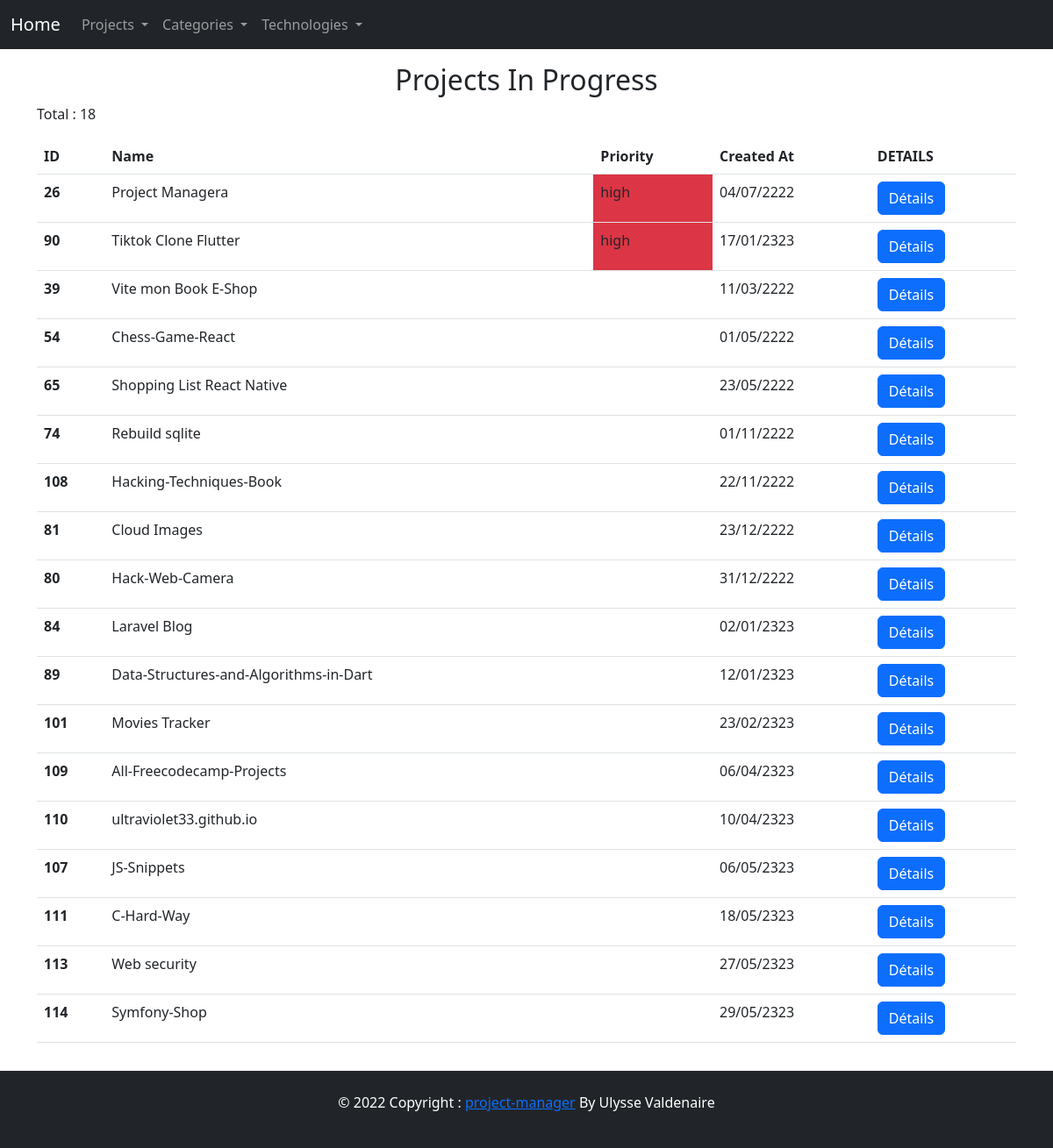
The app's page /projects/in-progress, older data.
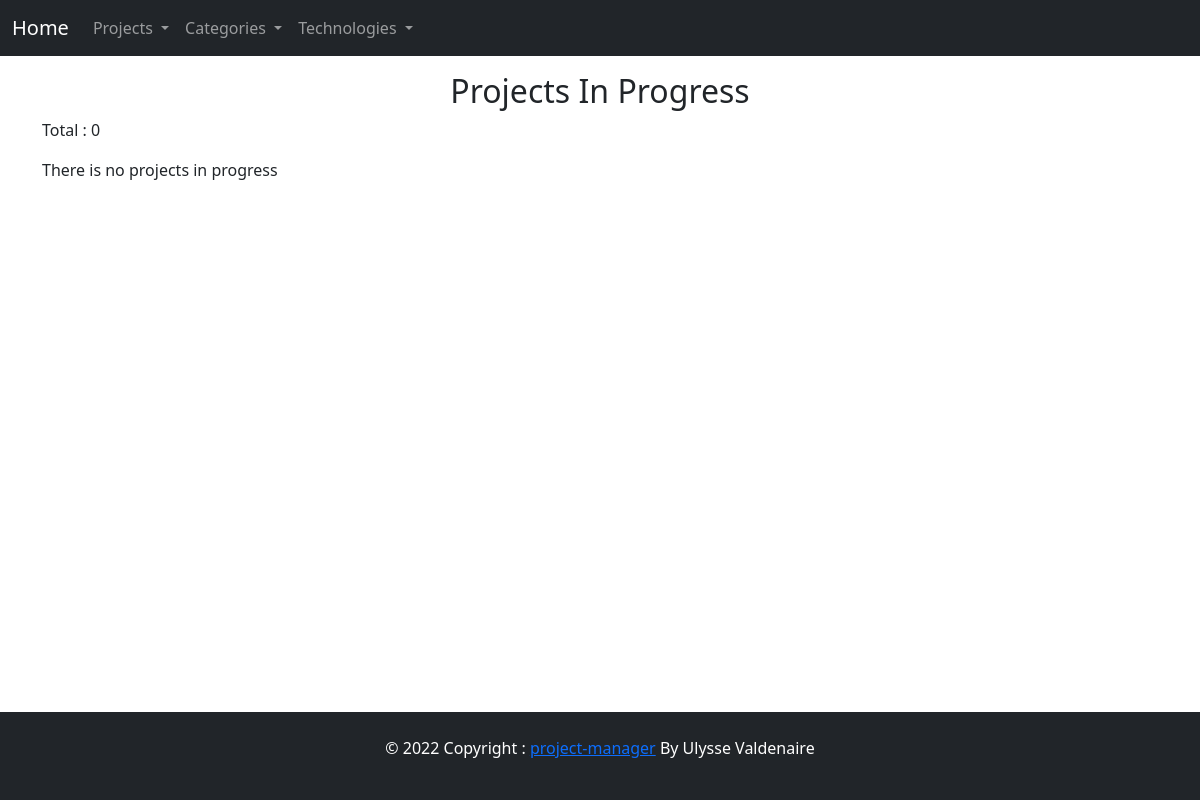
The same page, newer data.
### tables this page shows
CREATE TABLE IF NOT EXISTS `projects` (
  `id_project` int(11) NOT NULL AUTO_INCREMENT,
  `name` varchar(100) NOT NULL,
  `description` text,
  `created_at` date NOT NULL,
  `status` tinyint(1) NOT NULL DEFAULT '0',
  `github_link` varchar(100) DEFAULT NULL,
  `priority` tinyint(4) NOT NULL DEFAULT '0',
  `github_portfolio` tinyint(4) NOT NULL DEFAULT '0',
  PRIMARY KEY (`id_project`) USING BTREE
);

### App/Router/Router.php (called while the page is built, shortened)
<?php
class Router
{
    private array $routes = [];
    public function register(string $path, callable|array $action, string $requestedMethod): void
    {
        $this->routes[$requestedMethod][$path] = $action;
    }
    public function resolve(string $method, string $uri): mixed
    {
        $path = explode('?', $uri)[0];
        $action = $this->routes[$method][$path] ?? null;
        if (is_array($action)) {
            [$class, $classMethod] = $action;
            if (class_exists($class) && method_exists($class, $classMethod)) {
                $controller = new $class();
                return call_user_func_array([$controller, $classMethod], []);
            }
        }
    }
}

### public/index.php (called while the page is built, shortened)
<?php
$router = new Router();
$router->get('/', ['App\Controllers\ProjectController', 'index']);
$router->get('/projects', ['App\Controllers\ProjectController', 'index']);
$router->get('/projects/details', ['App\Controllers\ProjectController', 'details']);
$router->get('/projects/create', ['App\Controllers\ProjectController', 'create']);
$router->post('/projects/create', ['App\Controllers\ProjectController', 'create']);
$router->get('/projects/in-progress', ['App\Controllers\ProjectController', 'getProjectsInProgress']);
$router->get('/projects/portfolio', ['App\Controllers\ProjectController', 'getProjectsPortfolio']);
$router->get('/projects/commit-portfolio', ['App\Controllers\ProjectController', 'commitPortfolio']);
$router->get('/projects/edit', ['App\Controllers\ProjectController', 'edit']);
$router->post('/projects/edit', ['App\Controllers\ProjectController', 'edit']);
$router->post('/projects/delete', ['App\Controllers\ProjectController', 'delete']);
$router->get('/api/projects/all', ['App\Controllers\ProjectController', 'apiGetAllProjects']);
$router->get('/api/projects/category', ['App\Controllers\ProjectController', 'apiGetProjectsByCategory']);
$router->get('/api/projects/status', ['App\Controllers\ProjectController', 'apiGetProjectsByStatus']);
$router->get('/api/projects/single-project', ['App\Controllers\ProjectController', 'getSingleProjectJSON']);
$router->post('/api/projects/edit', ['App\Controllers\ProjectController', 'apiEdit']);
$router->get('/categories', ['App\Controllers\CategoryController', 'index']);
$router->get('/categories/index', ['App\Controllers\CategoryController', 'index']);
$router->get('/categories/create', ['App\Controllers\CategoryController', 'create']);
$router->post('/categories/create', ['App\Controllers\CategoryController', 'create']);
$router->get('/categories/edit', ['App\Controllers\CategoryController', 'edit']);
$router->post('/categories/edit', ['App\Controllers\CategoryController', 'edit']);
$router->post('/categories/delete', ['App\Controllers\CategoryController', 'delete']);
$router->get('/techs', ['App\Controllers\TechController', 'index']);
$router->get('/techs/all', ['App\Controllers\TechController', 'index']);
$router->get('/techs/create', ['App\Controllers\TechController', 'create']);
$router->post('/techs/create', ['App\Controllers\TechController', 'create']);
$router->get('/techs/edit', ['App\Controllers\TechController', 'edit']);
$router->post('/techs/edit', ['App\Controllers\TechController', 'edit']);
$router->post('/techs/delete', ['App\Controllers\TechController', 'delete']);
(new App($router, ["method" => $_SERVER["REQUEST_METHOD"], "uri" => $_SERVER["REQUEST_URI"]]))->run();

### App/Core/Database/Database.php (called while the page is built, shortened)
<?php
class Database
{
    private ?PDO $PDOInstance = null;
    private static ?self $instance = null;
    private function __construct()
    {
        try {
            $string = Config::getValue('db_type') . ":host=" . Config::getValue('db_host') . ";dbname=" . Config::getValue('db_name');
            $this->PDOInstance  = new PDO($string, Config::getValue('db_user'), Config::getValue('db_password'), [
                PDO::ATTR_ERRMODE => PDO::ERRMODE_EXCEPTION
            ]);
        } catch (Exception $e) {
            echo "an error";
        }
    }
    public static function getInstance(): self
    {
        if (is_null(self::$instance)) {
            self::$instance = new Database();
        }
        return self::$instance;
    }
    public function read(string $query,  array $data = array()): array
    {
        $statement = $this->PDOInstance->prepare($query);
        $statement->execute($data);
        return $statement->fetchAll(PDO::FETCH_OBJ);
    }
}

### App/Core/Database/Config.php (called while the page is built, shortened)
<?php
class Config
{
    private static $instance;
    public static array $dbConfig;
    private function __construct()
    {
        self::$dbConfig['db_name'] = "projects-manager-prod";
        self::$dbConfig['db_type'] = "mysql";
        self::$dbConfig['db_host'] = "localhost";
        self::$dbConfig['db_user'] = "root";
        self::$dbConfig['db_password'] = "";
    }
    private static function init(): self
    {
        if (is_null(self::$instance)) {
            self::$instance = new self();
        }
        return self::$instance;
    }
    public static function getValue(string $key): string
    {
        return self::$dbConfig[$key];
    }
}

### App/Models/Project.php (called while the page is built, shortened)
<?php
class Project extends Model
{
    public function selectProjectsInProgress(): array
    {
        $query = "SELECT * FROM projects WHERE status = 0 ORDER BY priority DESC, created_at";
        return $this->db->read($query);
    }
}

### App/Models/Model.php (called while the page is built, shortened)
<?php
abstract class Model
{
    public function __construct()
    {
        $this->db = Database::getInstance();
    }
    private function setTableName(): string
    {
        return strtolower(explode("\\", get_class($this))[2] . 's');
    }
    private function setId(): string
    {
        $table = strtolower(explode("\\", get_class($this))[2]);
        return "id_" . $table;
    }
}

### App/Core/Render.php (called while the page is built, shortened)
<?php
class Render
{
    private string $viewPath;
    public function __construct(string $viewPath, ?array $args = [])
    {
        $this->viewPath = $viewPath;
    }
    public function view(): string
    {
        require BASE_VIEW_PATH . 'layouts\header.php';
        require BASE_VIEW_PATH . $this->viewPath . '.php';
        require BASE_VIEW_PATH . 'layouts\footer.php';
        return ob_get_clean();
    }
    public function __toString(): string
    {
        return $this->view();
    }
}

### App/Controllers/ProjectController.php (the view, shortened to what the changed rows need)
<?php
class ProjectController extends Controller
{
    public function __construct()
    {
        $this->model = new Project();
    }
    public function getProjectsInProgress(): Render
    {
        $projectsInProgress = $this->model->selectProjectsInProgress();
        $projectsTable = $this->makeHTMLProjectsTables($projectsInProgress);
        $totalProjects = count($projectsInProgress);
        return Render::make("projects/in-progress", compact("projectsTable", "totalProjects", "titlePage"));
    }
    public function makeHTMLProjectsTables(array $projects): string
    {
        $html = "";
        if (!$projects) {
            return "<p>There is no projects in progress</p>";
        }
        $html .= '<table class="table">
             <thead>
             <tr>
                <th scope="col">ID</th>
                <th scope="col">Name</th>
                <th scope="col">Priority</th>
                <th scope="col">Created At</th>
                <th scope="col">DETAILS</th>
             </tr>
             </thead>
             <tbody>';
        foreach ($projects as $project) {
            $created_at = date('d/m/yy', strtotime($project->created_at));
            $priority = $project->priority ? "high" : "";
            $classPriority = $project->priority ? "bg-danger" : "";
            $html .= '<th scope="row">' . $project->id_project . '</th>
                        <td>' . $project->name . '</td>
                        <td class=' . $classPriority . '> ' . $priority . '</td>
                        <td>' . $created_at . '</td>
                        <td><a href="/projects/details?id=' . $project->id_project . '" class="btn btn-primary">Détails</a></td>
                    </tr>';
        }
        $html .= '
                </tbody>
            </table>';
        return $html;
    }
}

### App/views/projects/in-progress.php
<div class="row">
    <div class="col-12">
        <h2 class="text-center">Projects In Progress</h2>
        <p>Total : <?= $totalProjects  ?> </p>
    </div>
</div>
<div class="row">
    <div class="col-12">
        <?= $projectsTable ?>
    </div>
</div>

Row changes from the older to the newer data that the page shows:
removed projects: id_project "26", name "Project Managera", priority "high", created_at "04/07/2222"
removed projects: id_project "90", name "Tiktok Clone Flutter", priority "high", created_at "17/01/2323"
removed projects: id_project "39", name "Vite mon Book E-Shop", priority 0 (drawn), created_at "11/03/2222"
removed projects: id_project "54", name "Chess-Game-React", priority 0 (drawn), created_at "01/05/2222"
removed projects: id_project "65", name "Shopping List React Native", priority 0 (drawn), created_at "23/05/2222"
removed projects: id_project "74", name "Rebuild sqlite", priority 0 (drawn), created_at "01/11/2222"
removed projects: id_project "108", name "Hacking-Techniques-Book", priority 0 (drawn), created_at "22/11/2222"
removed projects: id_project "81", name "Cloud Images", priority 0 (drawn), created_at "23/12/2222"
removed projects: id_project "80", name "Hack-Web-Camera", priority 0 (drawn), created_at "31/12/2222"
removed projects: id_project "84", name "Laravel Blog", priority 0 (drawn), created_at "02/01/2323"
removed projects: id_project "89", name "Data-Structures-and-Algorithms-in-Dart", priority 0 (drawn), created_at "12/01/2323"
removed projects: id_project "101", name "Movies Tracker", priority 0 (drawn), created_at "23/02/2323"
removed projects: id_project "109", name "All-Freecodecamp-Projects", priority 0 (drawn), created_at "06/04/2323"
removed projects: id_project "110", name "ultraviolet33.github.io", priority 0 (drawn), created_at "10/04/2323"
removed projects: id_project "107", name "JS-Snippets", priority 0 (drawn), created_at "06/05/2323"
removed projects: id_project "111", name "C-Hard-Way", priority 0 (drawn), created_at "18/05/2323"
removed projects: id_project "113", name "Web security", priority 0 (drawn), created_at "27/05/2323"
removed projects: id_project "114", name "Symfony-Shop", priority 0 (drawn), created_at "29/05/2323"
Text that changed along with them:
$totalProjects: "18" → "0"
text no longer shown: "ID Name Priority Created At DETAILS"
text now shown: "There is no projects in progress"
